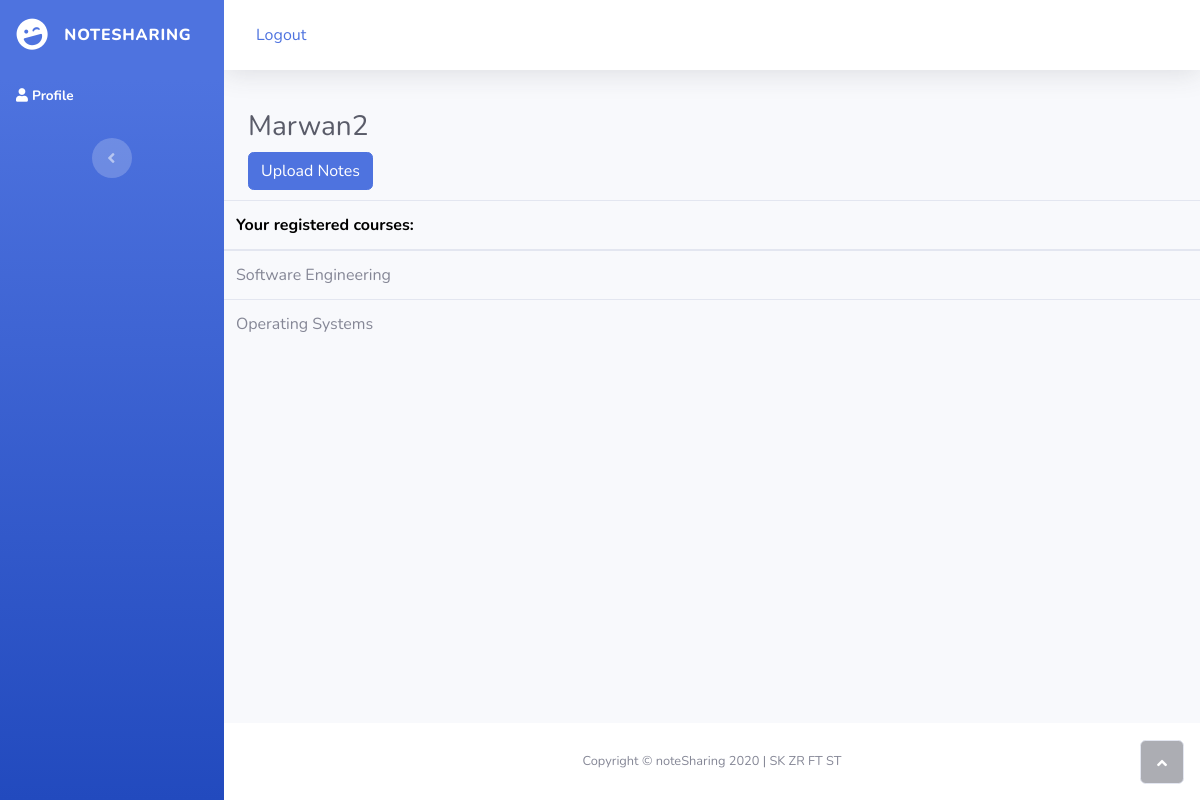
The page /profile (signed in) on the database as committed earlier.
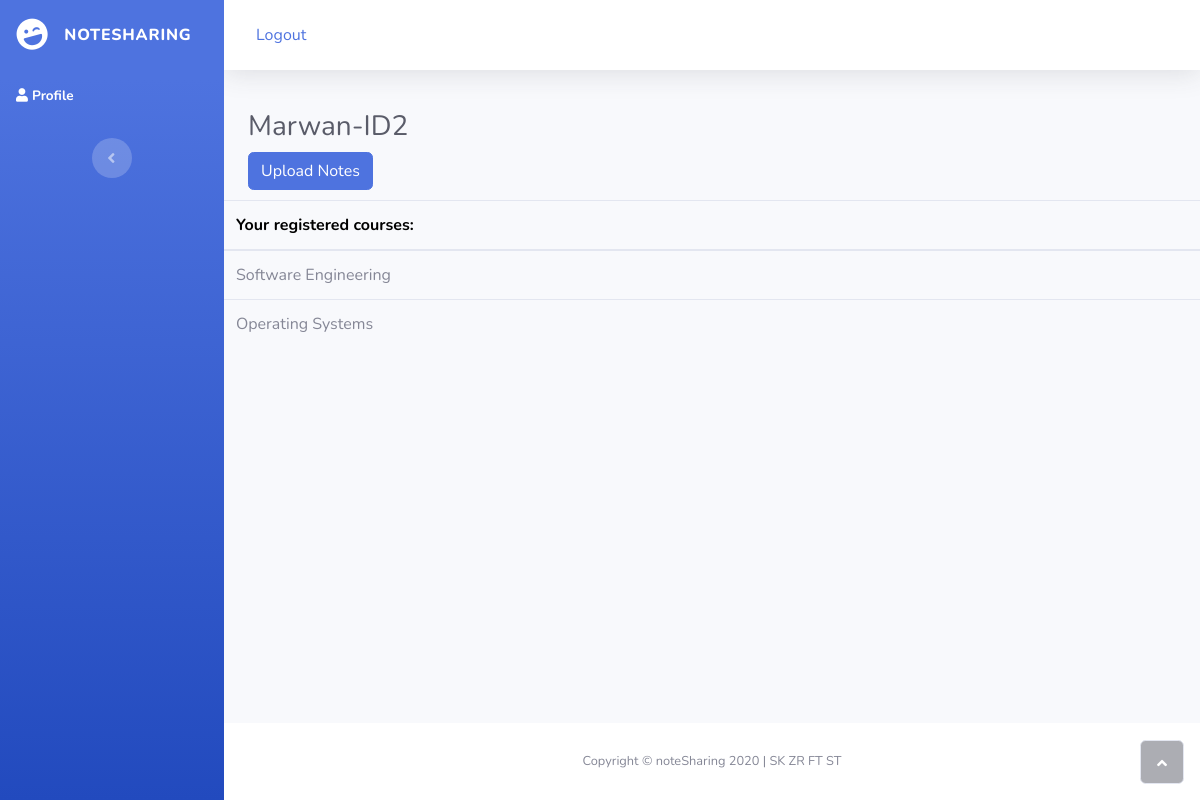
The same page on the database as committed later.
### swe_project/models.py (models this page shows, shortened)
class Faculty(db.Model):
    id=db.Column(db.Integer,primary_key=True)
    user_id=db.Column(db.Integer,db.ForeignKey('user.id'),nullable=False)
    firstname=db.Column(db.String(20),nullable=False)
    lastname=db.Column(db.String(20),nullable=False)

### swe_project/routes.py (the view)
@app.route("/profile", methods=['GET','POST'])
@login_required
def profile():
    Student_or_Faculty=current_user.st_fa
    print(Student_or_Faculty)
    if Student_or_Faculty==True:
        name=Faculty.query.filter_by(user_id=current_user.id).first().firstname
    if Student_or_Faculty==False:
        name=Student.query.filter_by(user_id=current_user.id).first().firstname
    return render_template('profile.html',University=University,User_FirstName=name)

### swe_project/models.py (called while the page is built)
@login_manager.user_loader
def load_user(user_id):
    return User.query.get(int(user_id))

### swe_project/templates/profile.html (shortened to what this page needs)
<!DOCTYPE html>
<html>
<head>
    <link rel="stylesheet" href="static/assets/bootstrap/css/bootstrap.min.css">
    <link rel="stylesheet" href="static/assets/fonts/fontawesome-all.min.css">
</head>
    <body id="page-top">
    <div id="wrapper">
        <nav class="navbar navbar-dark align-items-start sidebar sidebar-dark accordion bg-gradient-primary p-0">
            <div class="container-fluid d-flex flex-column p-0">
                <a class="navbar-brand d-flex justify-content-center align-items-center sidebar-brand m-0" href="#">
                    <div class="sidebar-brand-icon rotate-n-15"><i class="fas fa-laugh-wink"></i></div>
                    <div class="sidebar-brand-text mx-3"><span>noteSharing</span></div>
                </a>
                <ul class="nav navbar-nav text-light" id="accordionSidebar">
                    <li class="nav-item" role="presentation"><a class="nav-link active" href="profile.html"><i class="fas fa-user"></i><span>Profile</span></a></li>
                </ul>
                <div class="text-center d-none d-md-inline"><button class="btn rounded-circle border-0" id="sidebarToggle" type="button"></button></div>
            </div>
        </nav>
        <div class="d-flex flex-column" id="content-wrapper">
            <div id="content">
                    <nav class="navbar navbar-light navbar-expand bg-white shadow mb-4 topbar static-top">
                            <a class="nav-item nav-link" href="{{ url_for('logout') }}">Logout</a> </nav>
                <div class="container-fluid" style="margin-top: 40px;">
                    <h3 class="text-dark mb-4" style="margin-bottom: 24px;height: 18px;">{{User_FirstName}}</h3><button class="btn btn-primary" type="button" style="margin-bottom: 10px;">Upload Notes</button>
                </div>
                <div class="table-responsive">
                    <table class="table">
                        <thead>
                            <tr>
                                <th style="width: 358px;color: rgb(0,0,0);">Your registered courses:</th>
                            </tr>
                        </thead>
                        <tbody>
                            <tr>
                                <td>Software Engineering</td>
                            </tr>
                            <tr>
                                <td>Operating Systems</td>
                            </tr>
                        </tbody>
                    </table>
                </div>
            </div>
            <footer class="bg-white sticky-footer">
                <div class="container my-auto">
                    <div class="text-center my-auto copyright"><span>Copyright © noteSharing 2020 | SK ZR FT ST</span></div>
                </div>
            </footer>
        </div><a class="border rounded d-inline scroll-to-top" href="#page-top"><i class="fas fa-angle-up"></i></a></div>
</body>
</html>

Rows that differ between the two databases and show on the page:
removed Faculty: firstname "Marwan2"
now on this page (row edited): Faculty: firstname "Marwan-ID2"
